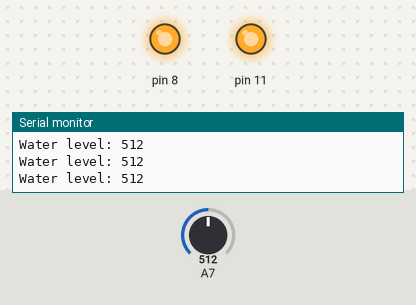
The sketch below on a simulated Arduino Uno, built with avr-gcc and run on an emulated ATmega328P. Parts: output pins drawn as LEDs (lit = HIGH), the last lines printed to the serial monitor. The test bench sets the inputs (shaded band); at power-on: A7 = 512.

Above: at 1.2 s.
1.3 s: A7 set to 207
2.8 s: A7 set to 191
At 3.6 s:
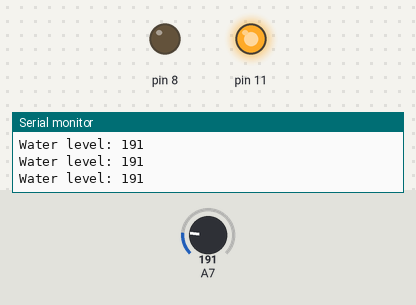
4.3 s: A7 set to 210
At 4.7 s:
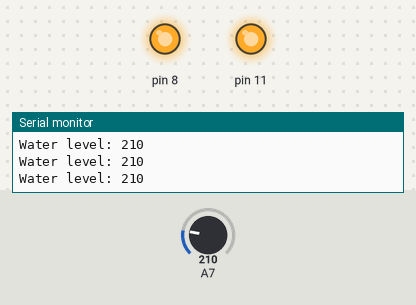
5.8 s: A7 set to 190
At 7.0 s:
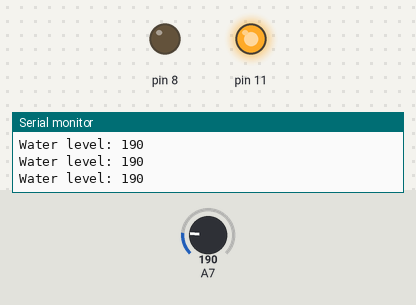
Timing chart, 0 to 8.8 s (numbered marks = the images above; inputs shaded):
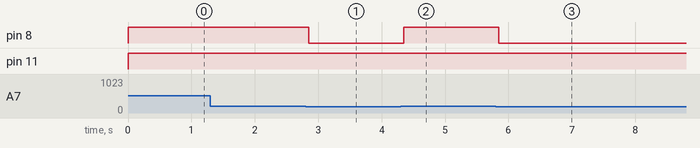

The sketch:

water.ino
```cpp
// Button/Transistor
volatile unsigned char* myPORT_K = (unsigned char*) 0x108;
volatile unsigned char* myDDR_K  = (unsigned char*) 0x107;
volatile unsigned char* myPIN_K  = (unsigned char*) 0x106;


//digital pin
volatile unsigned char* myPORT_B = (unsigned char*) 0x25;
volatile unsigned char* myDDR_B  = (unsigned char*) 0x24;
volatile unsigned char* myPIN_B  = (unsigned char*) 0x23;

volatile unsigned char* my_ADMUX = (unsigned char*) 0x7C;
volatile unsigned char* my_ADCSRB = (unsigned char*) 0x7B;
volatile unsigned char* my_ADCSRA = (unsigned char*) 0x7A;
volatile unsigned int* my_ADC_DATA = (unsigned int*) 0x78;
int val = 0;

void setup() {
  // put your setup code here, to run once:
  *myDDR_B |= 0x08;
  *myPORT_B &= 0x08;
  Serial.begin(9600);
  pinMode(8,OUTPUT);
  adc_init();
}

void loop() {
  // put your main code here, to run repeatedly:
  int level = readSensor();
  if(readSensor()>200){

   digitalWrite(8, HIGH);
  }
  else{
    digitalWrite(8,LOW);
  }


}

int readSensor() {
  *myPORT_B |= 0x08;  // Turn the sensor ON
  val = adc_read(15);    // Read the analog value form sensor
  Serial.print("Water level: ");
  Serial.println(val);
  return val;             // send current reading
}

void adc_init()
{
  // setup the A register
  *my_ADCSRA |= 0x80; // set bit   7 to 1 to enable the ADC
  *my_ADCSRA &= 0xEF; // clear bit 5 to 0 to disable the ADC trigger mode
  *my_ADCSRA &= 0xF7; // clear bit 5 to 0 to disable the ADC interrupt
  *my_ADCSRA &= 0xC0; // clear bit 5 to 0 to set prescaler selection to slow reading
  // setup the B register
  *my_ADCSRB &= 0xF7; // clear bit 3 to 0 to reset the channel and gain bits
  *my_ADCSRB &= 0xF8; // clear bit 2-0 to 0 to set free running mode
  // setup the MUX Register
  *my_ADMUX  &= 0x7F; // clear bit 7 to 0 for AVCC analog reference
  *my_ADMUX  |= 0x40; // set bit   6 to 1 for AVCC analog reference
  *my_ADMUX  &= 0xDF; // clear bit 5 to 0 for right adjust result
  //@*my_ADMUX  &= 0b11011111; // clear bit 5 to 0 for right adjust result
  *my_ADMUX  &= 0xE0; // clear bit 4-0 to 0 to reset the channel and gain bits
}
unsigned int adc_read(unsigned char adc_channel_num)
{
  // clear the channel selection bits (MUX 4:0)
  *my_ADMUX  &= 0xE0;
  // clear the channel selection bits (MUX 5)
  *my_ADCSRB &= 0xF7;
  // set the channel number
  if(adc_channel_num > 7)
  {
    // set the channel selection bits, but remove the most significant bit (bit 3)
    adc_channel_num -= 8;
    // set MUX bit 5
    *my_ADCSRB |= 0x08;
  }
  // set the channel selection bits
  *my_ADMUX  += adc_channel_num;
  // set bit 6 of ADCSRA to 1 to start a conversion
  *my_ADCSRA |= 0x40;
  // wait for the conversion to complete
  while((*my_ADCSRA & 0x40) != 0);
  // return the result in the ADC data register
  return *my_ADC_DATA;
}
```

Measured:
- the behaviour switches between 201 and 200 on A7 (found by bisection; images 0 and 1)
- after the input at 2.8 s, pin 8: HIGH → LOW after 0.05 s
- after the input at 4.3 s, pin 8: LOW → HIGH after 0.05 s
- after the input at 5.8 s, pin 8: HIGH → LOW after 0.05 s
